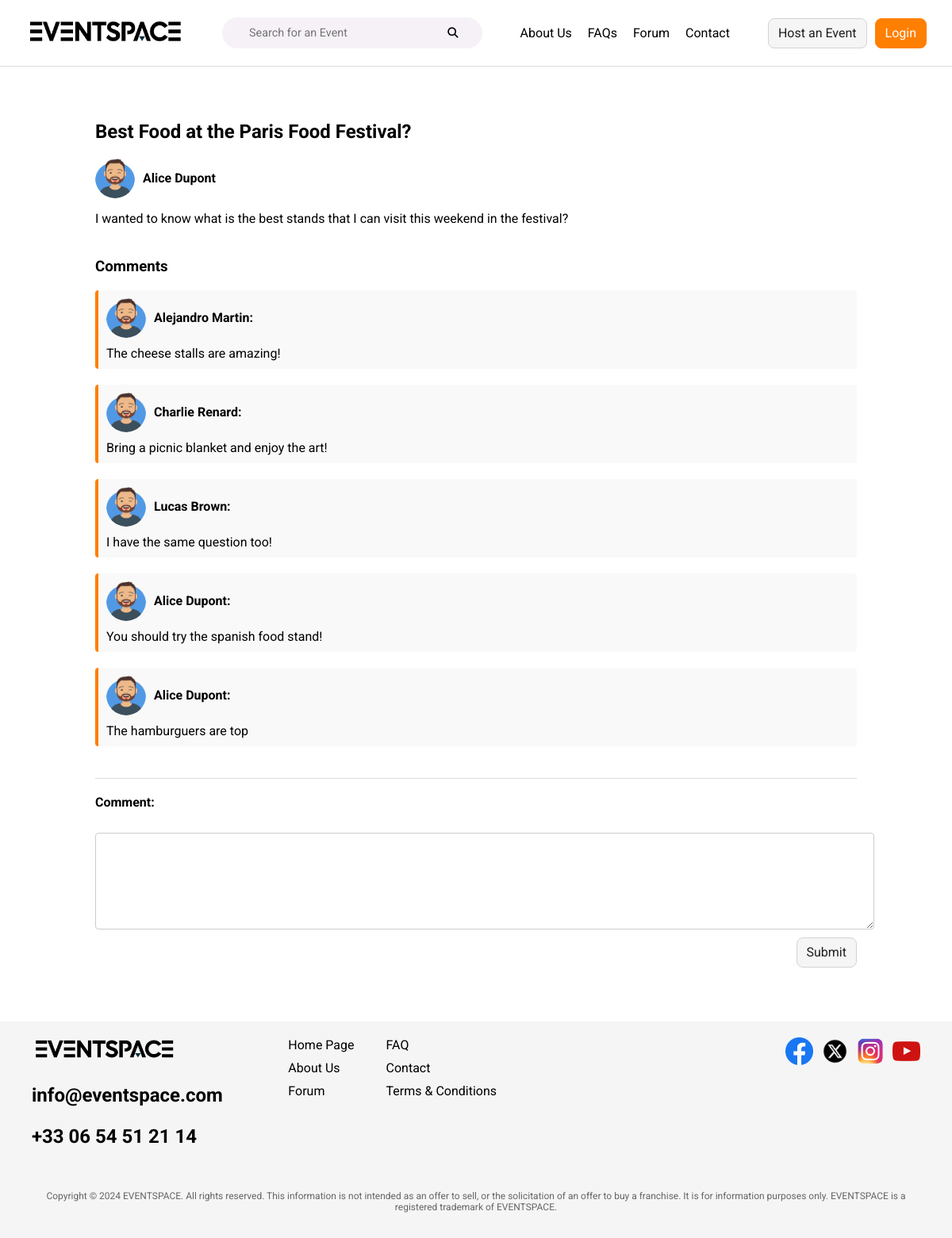
Screenshot of /server/pages/discussion.php?id=1 with the database file from the repository.
### tables this page shows
CREATE TABLE `forumdiscussion` (
  `id` int(11) NOT NULL,
  `title` varchar(100) NOT NULL,
  `question` text NOT NULL,
  `idUser` int(11) DEFAULT NULL
);

CREATE TABLE `user` (
  `id` int(11) NOT NULL,
  `firstName` varchar(50) NOT NULL,
  `lastName` varchar(50) NOT NULL,
  `email` varchar(100) NOT NULL,
  `password` varchar(255) NOT NULL,
  `dateOfBirth` date DEFAULT NULL,
  `profilePicture` varchar(255) DEFAULT '../assets/users/generic-user.png',
  `accessRight` enum('admin','user') NOT NULL DEFAULT 'user'
);

CREATE TABLE `forumcomment` (
  `id` int(11) NOT NULL,
  `content` text NOT NULL,
  `idDiscussion` int(11) DEFAULT NULL,
  `idUser` int(11) DEFAULT NULL
);

### server/pages/discussion.php (the view, shortened to what this page needs)
<?php
include '../db_connection.php';
$forumDiscussionId = isset($_GET['id']) ? intval($_GET['id']) : 0;
$sql = "SELECT forumdiscussion.title, CONCAT(user.firstName, ' ', user.lastName) AS 'User', user.profilePicture, forumdiscussion.question
        FROM forumdiscussion
        INNER JOIN user ON forumdiscussion.idUser = user.id
        WHERE forumdiscussion.id = $forumDiscussionId";
$result = $conn->query($sql);
if ($result->num_rows > 0) {
    $discussion = $result->fetch_assoc();
    $discussionTitle = $discussion['title'];
    $discussionUser = $discussion['User'];
    $discussionUserProfilePic = $discussion['profilePicture'];
    $discussionContent = $discussion['question'];
} else {
    $discussionTitle = "Discussion Not Found";
    $discussionUser = "";
    $discussionUserProfilePic = "";
    $discussionContent = "";
}
$sql = "SELECT CONCAT(user.firstName, ' ', user.lastName) AS 'User', user.profilePicture, forumcomment.content
        FROM forumcomment INNER JOIN user ON forumcomment.idUser = user.id
        WHERE forumcomment.idDiscussion = $forumDiscussionId";
$result = $conn->query($sql);
$comments = [];
if ($result->num_rows > 0) {
    while ($row = $result->fetch_assoc()) {
        $comments[] = $row;
    }
}
?>
<?php include_once '../components/header.php'; ?>
<main >
    <div class="forum-container">
        <section class="discussion">
            <h2><?php echo htmlspecialchars($discussionTitle); ?></h2>
            <div class="discussion-user">
                <img src="<?php echo htmlspecialchars($discussionUserProfilePic); ?>" alt="Profile Picture" class="profile-pic">
                <p><strong><?php echo htmlspecialchars($discussionUser); ?></strong></p>
            </div>
            <p><?php echo htmlspecialchars($discussionContent); ?></p>
        </section>
        <section class="comments">
            <h3>Comments</h3>
            <?php foreach ($comments as $comment): ?>
                <div class="comment">
                    <div class="comment-user">
                        <img src="<?php echo htmlspecialchars($comment['profilePicture']); ?>" alt="Profile Picture" class="profile-pic">
                        <p><strong><?php echo htmlspecialchars($comment['User']); ?>:</strong></p>
                    </div>
                    <p><?php echo htmlspecialchars($comment['content']); ?></p>
                </div>
            <?php endforeach; ?>
        </section>
        <section class="add-comment">
            <form method="POST" action="">
                <label for="comment">Comment:</label><br>
                <textarea id="comment" name="comment" required></textarea>
                <button class="btn" style="align-self:flex-end" type="submit">Submit</button>
            </form>
        </section>
    </div>
</main>
    <?php include_once '../components/footer.php'; ?>
</body>
</html>

### server/styles/common.css (style rules this page uses)
body { margin: 0; padding: 0; }
:root { --primary-color: #ff7f00; --primary-color-hover: #e67300; --primary-color-active: #cc6600; --border-color: #d3d3d3; --border-color-hover: #c6c6c6; --border-color-active: #8a8a8a; }
* { font-family: "Roboto", sans-serif; }
.btn { display: inline-block; font-weight: 400; color: #1e1e1e; background-color: #f5f5f5; border: 1px solid var(--border-color); padding: 0.375rem 0.75rem; font-size: 1rem; line-height: 1.5; border-radius: 0.5rem; text-align: center; text-decoration: none; text-wrap: none; white-space: nowrap; cursor: pointer; transition: color 0.15s ease-in-out, background-color 0.15s ease-in-out, border-color 0.15s ease-in-out, box-shadow 0.15s ease-in-out; }

### server/styles/discussion.css (style rules this page uses)
.forum-container { width: 80%; margin: 0 auto; padding: 20px; background-color: #fff; border-radius: 8px; }
.discussion { margin-top: 3rem; margin-bottom: 40px; }
.discussion-user { display: flex; align-items: center; margin-bottom: 10px; }
.profile-pic { width: 50px; height: 50px; border-radius: 50%; margin-right: 10px; }
.discussion-user p { margin: 0; }
.comments { margin-top: 20px; }
.comment { margin-bottom: 20px; padding: 10px; background-color: #f9f9f9; border-left: 4px solid #ff7f00; border-radius: 4px; }
.comment-user { display: flex; align-items: center; margin-bottom: 10px; }
.comment p { margin: 0; }
.add-comment { margin-top: 40px; padding-top: 20px; border-top: 1px solid #ddd; }
.add-comment form { display: flex; flex-direction: column; }
.add-comment label { margin-bottom: 10px; font-weight: bold; }
.add-comment textarea { width: 100%; height: 100px; margin-bottom: 10px; padding: 10px; border: 1px solid #ccc; border-radius: 4px; resize: vertical; }

### rows the page displays
forumdiscussion: title "Best Food at the Paris Food Festival?", idUser.profilePicture (picture), question "I wanted to know what is the best stands that I can visit this weekend in the festival?"
forumcomment: idUser.profilePicture (picture), User "Alejandro Martin", content "The cheese stalls are amazing!"
forumcomment: idUser.profilePicture (picture), User "Charlie Renard", content "Bring a picnic blanket and enjoy the art!"
forumcomment: idUser.profilePicture (picture), User "Lucas Brown", content "I have the same question too!"
forumcomment: idUser.profilePicture (picture), User "Alice Dupont", content "You should try the spanish food stand!"
forumcomment: idUser.profilePicture (picture), User "Alice Dupont", content "The hamburguers are top"

### other values shown
$discussionUser "Alice Dupont"
